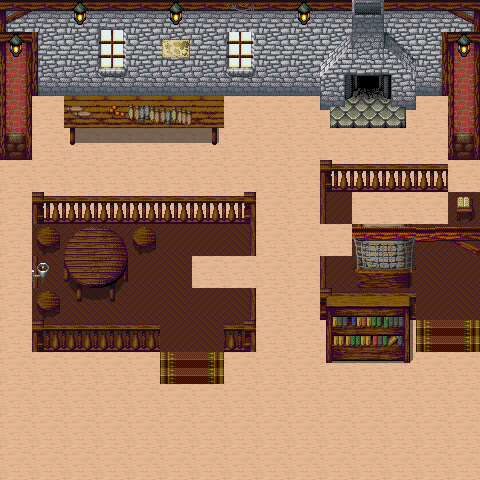

A level layout from a 2D game, rendered from its tile map. Below: a short description, then the map file with tile-grid data replaced by summaries:
An orthogonal 15x15 tile map with 32x32 px tiles, 3 tile layers (Base, Impassable, Feature).

<map version="1.0" orientation="orthogonal" width="15" height="15" tilewidth="32" tileheight="32">
 <tileset firstgid="1" name="InqIndoors" tilewidth="32" tileheight="32">
  <image source="../images/Inq_XP_Medieval_Indoors.png" width="256" height="8704" />
 </tileset>
 <layer name="Base" width="15" height="15">
  <data>[225 cells, 221 non-empty, 8 distinct tile ids]</data>
 </layer>
 <layer name="Impassable" width="15" height="15">
  <data>[225 cells, 96 non-empty, 41 distinct tile ids]</data>
 </layer>
 <layer name="Feature" width="15" height="15">
  <data>[225 cells, 57 non-empty, 38 distinct tile ids]</data>
 </layer>
</map>